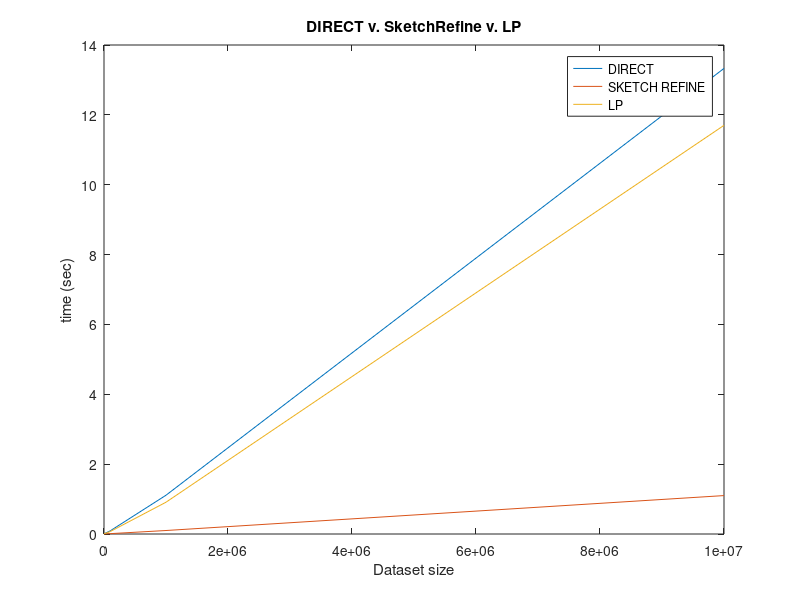
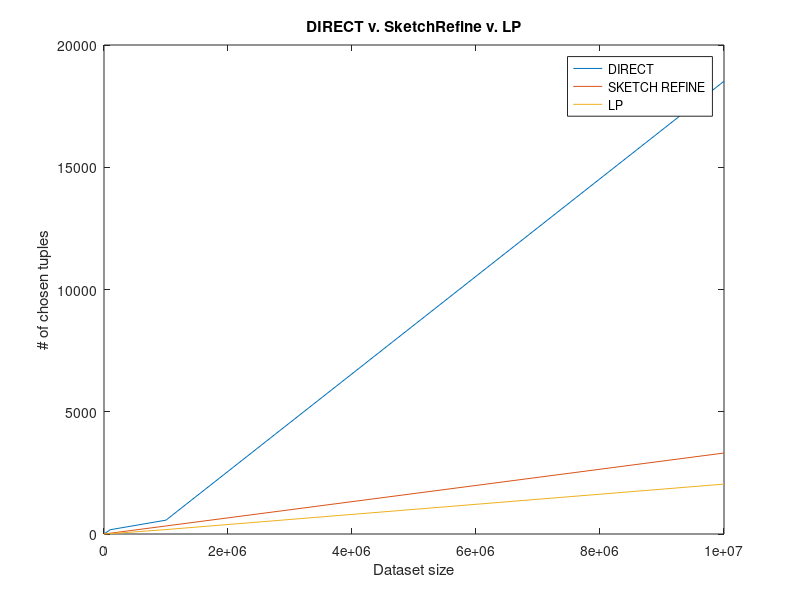
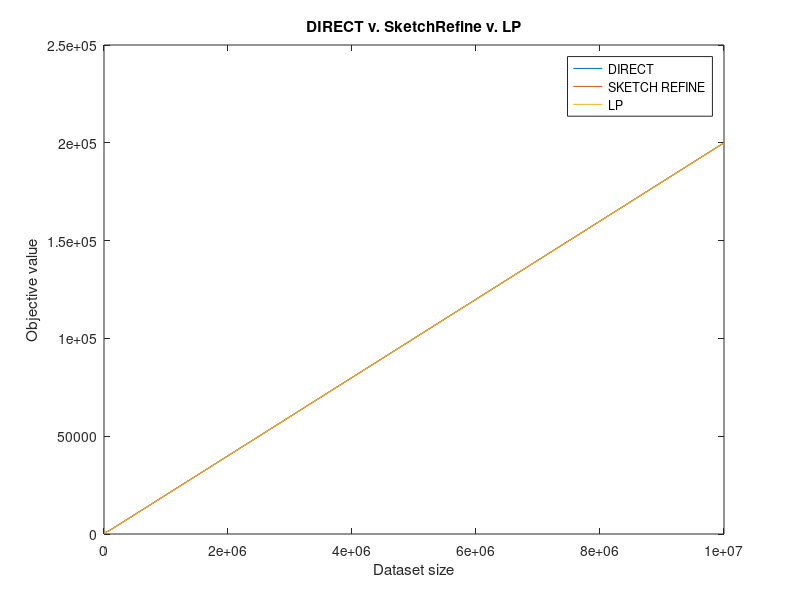

The MATLAB source for these figures, in order:
% DIRECT (1) v SR (2) v LP (3)
% dataset size
x = [10, 100000, 1000000, 10000000];

% times
y1 = [0.005, 0.09, 1.11, 13.33];
y2 = [0.004, 0.01, 0.10, 1.10];
y3 = [0.003, 0.07, 0.91, 11.7];
% sizes of solutions
s1 = [2, 175, 567, 18519];
s2 = [2, 32 ,329 ,3312];
s3 = [1, 13, 181 ,2041];
% objective values
a1 = [410, 2000.0, 20000.0, 199964.44];
a2 = [410, 1997.6, 20000.055, 200003.56];
a3 = [400, 1914.6, 19948.6, 199935.3];

figure
plot(x,y1,x,y2,x,y3)
title('DIRECT v. SketchRefine v. LP')
xlabel('Dataset size')
ylabel('time (sec)')
legend('DIRECT','SKETCH REFINE', 'LP')

figure
plot(x,s1,x,s2,x,s3)
title('DIRECT v. SketchRefine v. LP')
xlabel('Dataset size')
ylabel('# of chosen tuples')
legend('DIRECT','SKETCH REFINE', 'LP')

figure
plot(x,a1,x,a2,x,a3)
title('DIRECT v. SketchRefine v. LP')
xlabel('Dataset size')
ylabel('Objective value')
legend('DIRECT','SKETCH REFINE', 'LP')